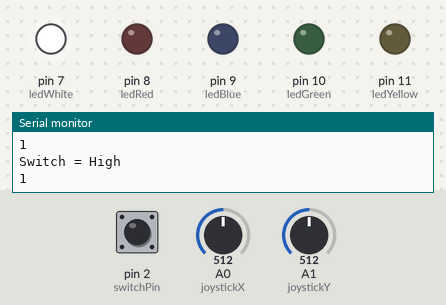
This sketch was run on a simulated Arduino Uno, built with avr-gcc and run on an emulated ATmega328P. Parts: output pins drawn as LEDs (lit = HIGH), the last lines printed to the serial monitor. The test bench sets the inputs (shaded band); at power-on: A0 (joystickX) = 512, A1 (joystickY) = 512, pin 2 (switchPin) HIGH.

Above: at 1.2 s.
1.3 s: A0 (joystickX) set to 542
2.8 s: A0 (joystickX) set to 559
At 4.0 s:
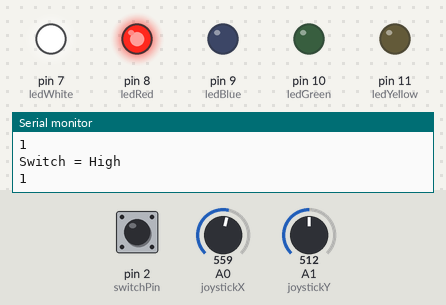
4.3 s: A1 (joystickY) set to 458
5.8 s: A1 (joystickY) set to 440
At 6.1 s:
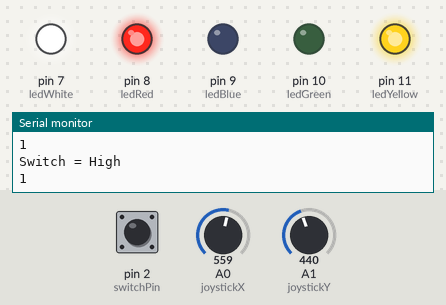
7.3 s: A0 (joystickX) set to 540
At 7.8 s:
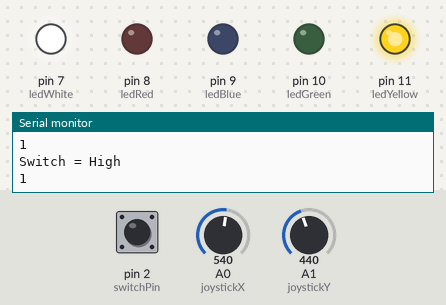
8.8 s: A1 (joystickY) set to 560
At 9.4 s:
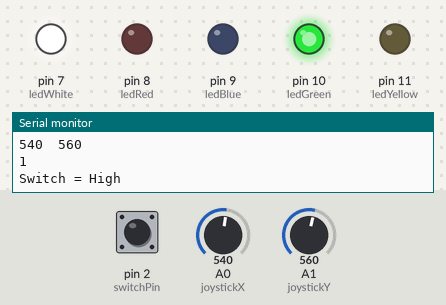
Timing chart, 0 to 11.3 s (numbered marks = the images above; inputs shaded):
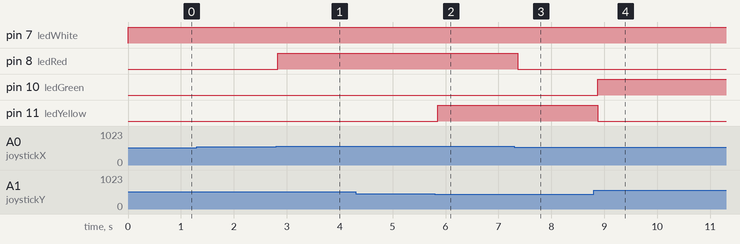

The sketch:

joystick_led.ino
```cpp
/***********************************************************************************************************
 *
 * Author:    Aly Khan Nuruddin
 * Date:      May 11, 2021
 * Purpose:   This program permits the user to toggle the start and end states of an LED matrix by actuating
 *            motion of an analog joystick on the horizontal and vertical axes, and by triggering the switch.
 *
 ***********************************************************************************************************/

int joystickX = A0;                              // Define the Analog Pin connection for the x-axis of the analog joystick.
int joystickY = A1;                              // Define the Analog Pin connection for the y-axis of the analog joystick.

int ledWhite = 7;                                // Define the Digital Pin connection for the White LED.

int ledRed = 8;                                  // Define the Digital Pin connection for the Red LED.
int ledBlue = 9;                                 // Define the Digital Pin connection for the Blue LED.
int ledGreen = 10;                               // Define the Digital Pin connection for the Green LED.
int ledYellow = 11;                              // Define the Digital Pin connection for the Yellow LED.

int switchPin = 2;                               // Define the Digital Pin connection for the switch of the analog joystick.

int currentState = 0;                            // Initialize the current state of the switch on the analog joystick.
int previousState = 0;                           // Initialize the previous state of the switch on the analog joystick.

void setup() {
  pinMode(ledWhite, OUTPUT);                     // Configure the Digital Pin for the White LED to be recognized as an Output.
  pinMode(switchPin,INPUT);                      // Configure the Digital Pin for the switch to be recognized as an Input.
  digitalWrite(switchPin, HIGH);                 // Set the ouput voltage value at the Digital Pin for the switch to 5 V.

  Serial.begin(9600);                            // Initialize communication with the Serial Monitor at a baud rate of 9600.

  pinMode(8,OUTPUT);                             // Configure the Digital Pin for the Red LED to be recognized as an Output.
  pinMode(9,OUTPUT);                             // Configure the Digital Pin for the Blue LED to be recognized as an Output.
  pinMode(10,OUTPUT);                            // Configure the Digital Pin for the Green LED to be recognized as an Output.
  pinMode(11,OUTPUT);                            // Configure the Digital Pin for the Yellow LED to be recognized as an Output.
}

void loop()
{
  int xPosition = analogRead(joystickX);         // Read the position of the x-coordinate on the analog joystick.
  int yPosition = analogRead(joystickY);         // Read the position of the y-coordinate on the analog joystick.

  Serial.print(xPosition);                       // Print the position of the x-coordinate on the Serial Monitor.
  Serial.print("\t");                            // Print a "space" on the Serial Monitor.
  Serial.println(yPosition);                     // Print the position of the y-coordinate on the Serial Monitor.

  currentState = digitalRead(switchPin);         // Read the current state of the switch on the analog joystick.
  Serial.println(currentState);                  // Print the current state of the switch on the Serial Monitor.

  if (xPosition >= 550)                          // Define the condition when the analog joystick is moved upwards.
  {
    digitalWrite(ledRed, HIGH);                  // Set the output voltage at the Red LED to 5 V.
  }

  else                                           // Define the condition when the analog joystick is not moved upwards.
  {
    {digitalWrite(ledRed, LOW);}                 // Set the output voltage at the Red LED to 0 V.
  }

  if (xPosition <= 450)                          // Define the condition when the analog joystick is moved downwards.
  {
    digitalWrite(ledBlue, HIGH);                 // Set the output voltage at the Blue LED to 5 V.
  }

  else                                           // Define the condition when the analog joystick is not moved downwards.
  {
    digitalWrite(ledBlue, LOW);                  // Set the output voltage at the Blue LED to 0 V.
  }

  if (yPosition >= 550)                          // Define the condition when the analog joystick is moved towards the right.
  {
    digitalWrite(ledGreen, HIGH);                // Set the output voltage at the Green LED to 5 V.
  }

  else                                           // Define the condition when the analog joystick is not moved towards the right.
  {
    digitalWrite(ledGreen, LOW);                 // Set the output voltage at the Green LED to 0 V.
  }

  if (yPosition <= 450)                          // Define the condition when the analog joystick is moved towards the left.
  {
    digitalWrite(ledYellow, HIGH);               // Set the output voltage at the Yellow LED to 5 V.
  }

  else                                           // Define the condition when the analog joystick is not moved towards the left.
  {
    digitalWrite(ledYellow, LOW);                // Set the output voltage at the Yellow LED to 0 V.
  }

  if (previousState == LOW)                      // Define the condition when the switch on the analog joystick is pressed.
  {
    digitalWrite(ledWhite, HIGH);                // Set the output voltage at the White LED to 5 V.
    Serial.println("Switch = High");             // Print the previous switch state on the Serial Monitor.
  }

  else                                           // Define the condition when the switch on the analog joystick is not pressed.
  {
    digitalWrite(ledWhite, LOW);                 // Set the output voltage at the White LED to 0 V.
  }

  currentState = digitalRead(ledWhite);          // Read the current switch state from the Digital Pin for the White LED.
  Serial.println(currentState);                  // Print the current switch state on the Serial Monitor.

  delay(100);                                    // Delay the execution of the program by 100 milliseconds (ms).
}
```

Measured:
- the behaviour switches between 549 and 550 on A0 (joystickX) (found by bisection; images 0 and 1)
- the behaviour switches between 451 and 450 on A1 (joystickY) (found by bisection; images 1 and 2)
- after the input at 2.8 s, pin 8 (ledRed): LOW → HIGH at once
- after the input at 5.8 s, pin 11 (ledYellow): LOW → HIGH after 0.05 s
- after the input at 7.3 s, pin 8 (ledRed): HIGH → LOW after 0.06 s
- after the input at 8.8 s, pin 10 (ledGreen): LOW → HIGH after 0.08 s; pin 11 (ledYellow): HIGH → LOW after 0.08 s
